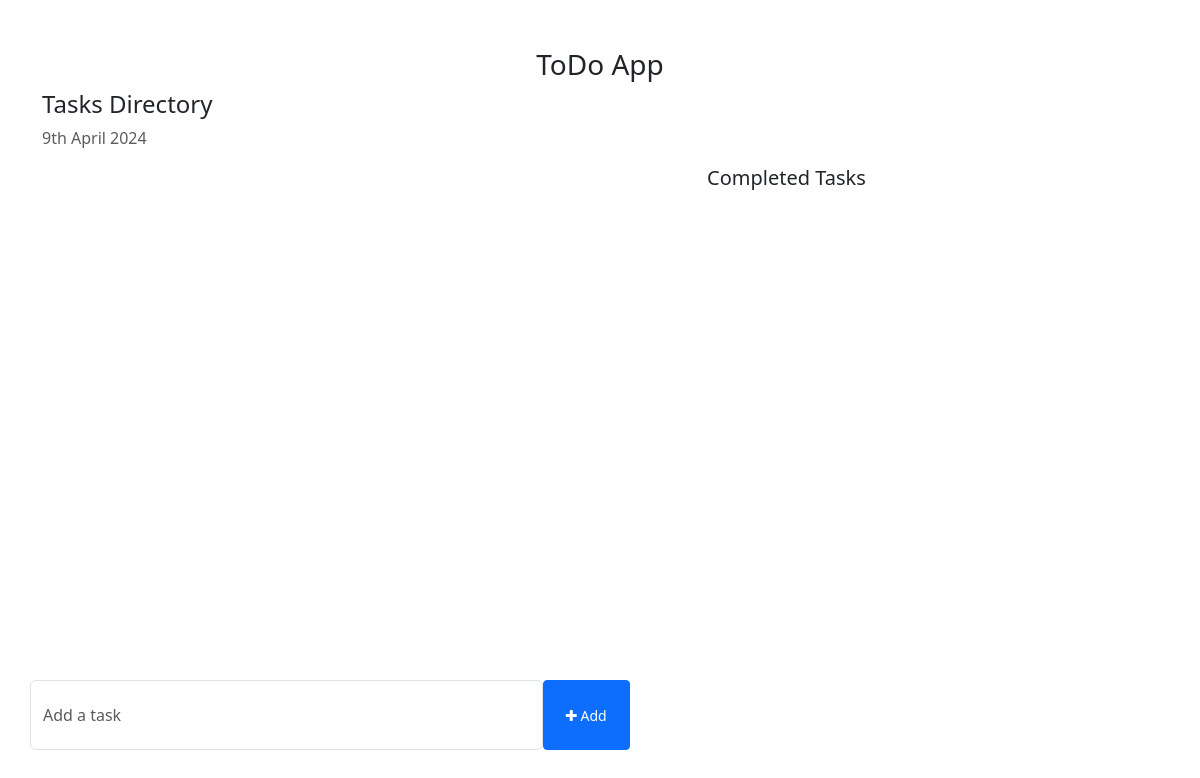
The app's page /, older data.
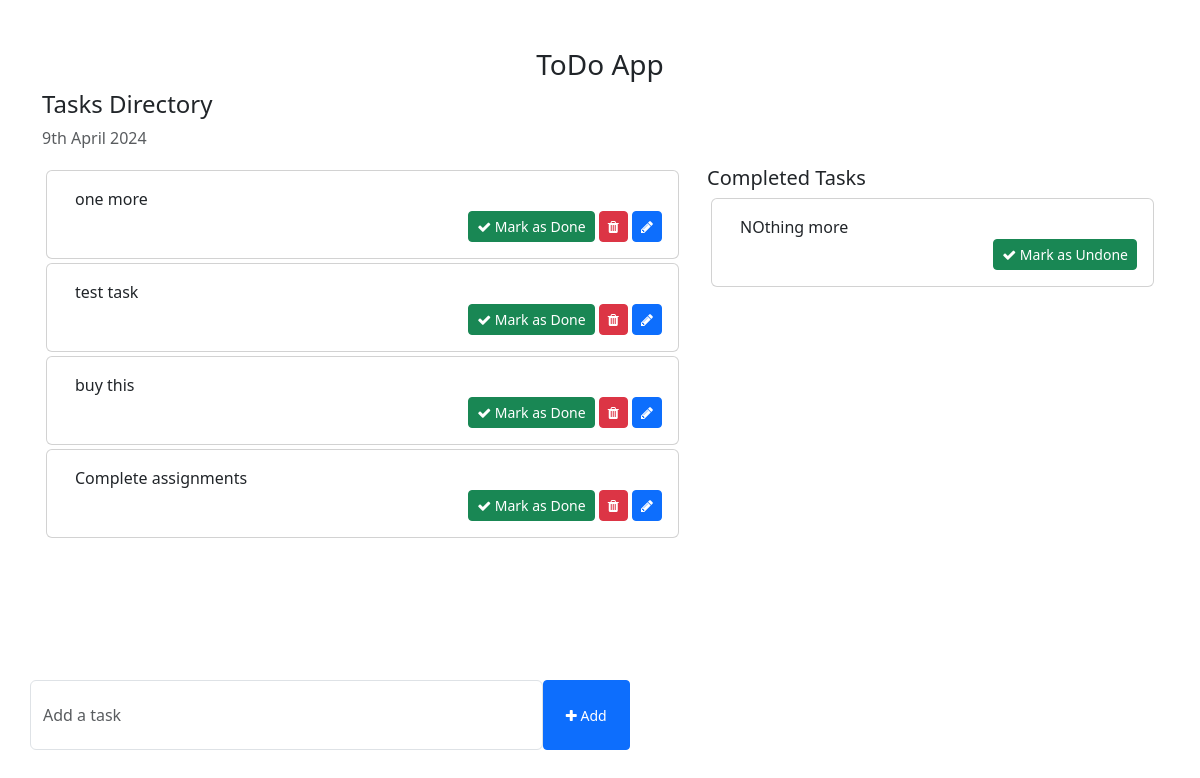
The same page, newer data.
### todo/models.py (models this page shows, shortened)
class Task(models.Model):
    task = models.CharField(max_length=250)
    is_completed = models.BooleanField(default=False)
    created_at = models.DateTimeField(auto_now_add=True)
    updated_at = models.DateTimeField(auto_now=True)

### todo_main/views.py (the view)
# urls.py: 2. Add a URL to urlpatterns:  path('', views.home, name='home')
def home(request):
    tasks = Task.objects.filter(is_completed=False).order_by('-updated_at')
    completed_task = Task.objects.filter(is_completed=True).order_by('-updated_at')
    context = {
        "tasksForTemplate":tasks,
        "completed_task":completed_task,
    }
    return render(request, 'home.html',context)

### templates/home.html (shortened to what this page needs)
<!DOCTYPE html>
<html lang="en">
<head>
    <link href="https://cdn.jsdelivr.net/npm/bootstrap@5.3.0-alpha1/dist/css/bootstrap.min.css" rel="stylesheet">
    <link rel="stylesheet" href="https://cdnjs.cloudflare.com/ajax/libs/font-awesome/4.7.0/css/font-awesome.min.css">
</head>
<body>
    <div class="container">
        <h3 class="pt-5 text-center">ToDo App</h3>
        <div class="row">
            <h4>Tasks Directory</h4>
            <p class="text-muted">{% now "jS F Y" %}</p>
            <div class="col-md-7 col-lg-7" style="height: 450px; overflow: scroll;">
                {%for itertask in tasksForTemplate%}
                <div class="card m-1">
                    <div class="card-body">
                        <div class='container'>
                            {{itertask.task}}
                        </div>
                        <span style="position: relative; float: right;">
                            <a href = "{% url 'mark_as_Done' itertask.pk %}" class="btn btn-success btn-sm"><i class="fa fa-check"></i> Mark as Done</a>
                            <a href = "{% url 'removeTask' itertask.pk %}" class="btn btn-danger btn-sm"><i class="fa fa-trash"></i></a>
                            <a href = "{% url 'edit_Task' itertask.pk %}" class="btn btn-primary btn-sm"><i class="fa fa-pencil"></i></a>
                        </span>
                    </div>
                </div>
               {% endfor %}
            </div>
            <div class="col-md-5 col-lg-5">
                <h5>Completed Tasks</h5>
                {% for itertask in completed_task %}
                <div class="card m-1">
                    <div class="card-body">
                        <div class='container'>
                            {{ itertask.task }}
                        </div>
                        <span style="position: relative; float: right;">
                            <a href = "{% url 'mark_as_Undone' itertask.pk %}" class="btn btn-success btn-sm"><i class="fa fa-check"></i> Mark as Undone</a>
                        </span>
                    </div>
                </div>
                {% endfor %}
            </div>
        </div>
        <div class="row">
            <div class="col-md-6 col-lg-6 p-0" style="position: absolute; bottom: 50px;">
                <form action="{% url 'addTask' %}" method="POST">
                    <div class="form-group">
                        <span style="display: flex;">
                            <input type="text" name="task" class="form-control" placeholder="Add a task">
                            <button type="submit" class="btn btn-primary btn-sm" style="width: 100px;"><i class="fa fa-plus"></i> Add</button>
                        </span>
                    </div>
                </form>
            </div>
        </div>
    </div>
</body>
</html>

Row changes from the older to the newer data that the page shows:
added Task: task "one more", shown under "Tasks Directory"
added Task: task "test task", shown under "Tasks Directory"
added Task: task "buy this", shown under "Tasks Directory"
added Task: task "Complete assignments", shown under "Tasks Directory"
added Task: task "NOthing more", shown under "Completed Tasks"
